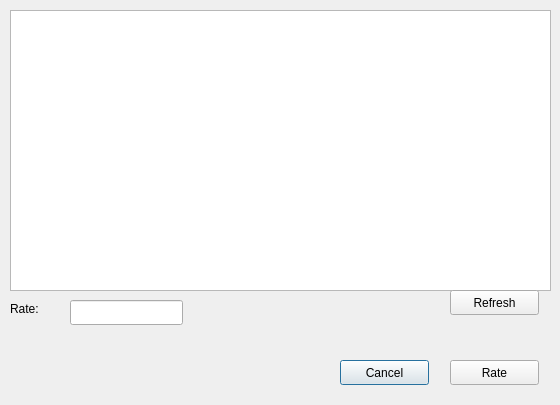
<?xml version="1.0" encoding="UTF-8"?>
<ui version="4.0">
 <class>DialogWatchedMovies</class>
 <widget class="QDialog" name="DialogWatchedMovies">
  <property name="geometry">
   <rect>
    <x>0</x>
    <y>0</y>
    <width>560</width>
    <height>405</height>
   </rect>
  </property>
  <property name="windowTitle">
   <string>Dialog</string>
  </property>
  <widget class="QPushButton" name="button_cancel">
   <property name="geometry">
    <rect>
     <x>340</x>
     <y>360</y>
     <width>89</width>
     <height>25</height>
    </rect>
   </property>
   <property name="text">
    <string>Cancel</string>
   </property>
  </widget>
  <widget class="QPushButton" name="button_rate">
   <property name="geometry">
    <rect>
     <x>450</x>
     <y>360</y>
     <width>89</width>
     <height>25</height>
    </rect>
   </property>
   <property name="text">
    <string>Rate</string>
   </property>
  </widget>
  <widget class="QTableWidget" name="tableView">
   <property name="geometry">
    <rect>
     <x>10</x>
     <y>10</y>
     <width>541</width>
     <height>281</height>
    </rect>
   </property>
  </widget>
  <widget class="QPushButton" name="button_refresh">
   <property name="geometry">
    <rect>
     <x>450</x>
     <y>290</y>
     <width>89</width>
     <height>25</height>
    </rect>
   </property>
   <property name="text">
    <string>Refresh</string>
   </property>
  </widget>
  <widget class="QLabel" name="label_rate">
   <property name="geometry">
    <rect>
     <x>10</x>
     <y>300</y>
     <width>67</width>
     <height>17</height>
    </rect>
   </property>
   <property name="text">
    <string>Rate:</string>
   </property>
  </widget>
  <widget class="QLineEdit" name="lineEdit_rate">
   <property name="geometry">
    <rect>
     <x>70</x>
     <y>300</y>
     <width>113</width>
     <height>25</height>
    </rect>
   </property>
   <property name="inputMethodHints">
    <set>Qt::ImhDigitsOnly</set>
   </property>
  </widget>
 </widget>
 <resources/>
 <connections/>
</ui>
